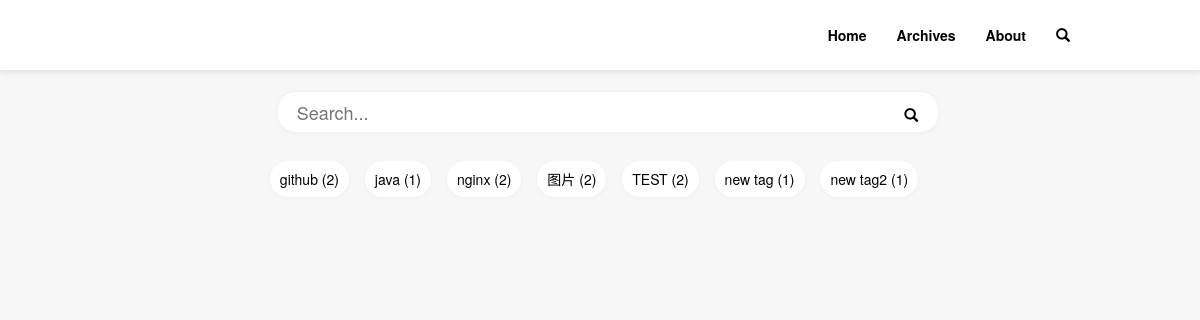
The app's page /search/, older data.
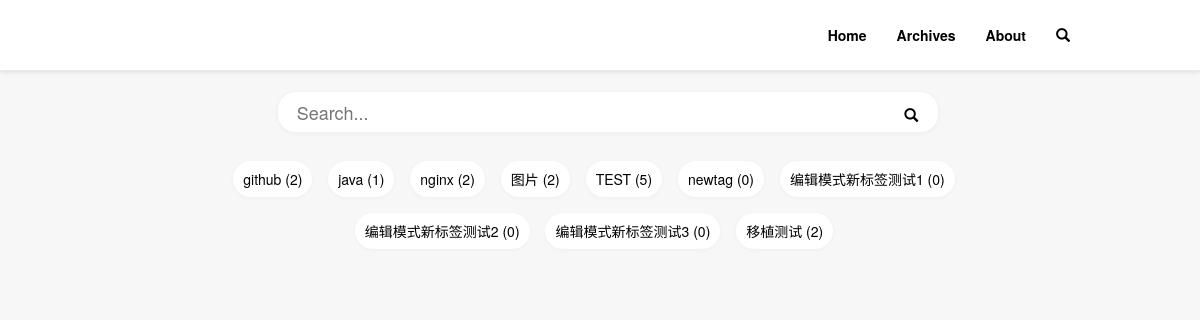
The same page, newer data.
### blog/models.py (models this page shows)
class Tags(models.Model):
    tid = models.AutoField(primary_key=True)
    tag_name = models.CharField(max_length=18)

### blog/views.py (the view)
# urls.py: path('search/', views.search, name='search'),
def search(request):
    if request.META.get('HTTP_X_PJAX', False):
        tags = models.Tags.objects.all()
        return TemplateResponse(request, 'response/blog/search_response.html', {'tags':tags})
    elif request.method == 'GET':
        tags = models.Tags.objects.all()
        return render(request, 'view/blog/search.html', {'tags':tags})

### templates/view/blog/search.html (shortened to what this page needs)
{% extends "layout/base.html" %}
{% block body %}
    <div class="search-block">
        <div class="search-box text-center">
            <input class="search-title" type="text" placeholder="Search..."/>
            <a>
                <span class="glyphicon glyphicon-search search-button" aria-hidden="true"></span>
            </a>
        </div>
        <div class="search-tag text-center">
            {% for tag in tags %}
                <a tag-name="{{ tag.tag_name }}">{{ tag.tag_name }} ({{ tag.articlestotags_set.count }})</a>
            {% endfor %}
        </div>
    </div>
{% endblock %}

### templates/layout/base.html (shortened to what this page needs)
<!DOCTYPE html>
<html lang="en">
    <head>
        <link href="/static/editor.md/css/editormd.css" type="text/css" rel="stylesheet">
        <link href="/static/css/bootstrap.css" type="text/css" rel="stylesheet">
        <link href="/static/css/base.css" type="text/css" rel="stylesheet">
        <link href="/static/css/archives.css" type="text/css" rel="stylesheet">
    </head>
    <body>
        <header class="navbar navbar-static-top header">
            <div class="container">
                <nav id="bs-navbar" class="collapse navbar-collapse" aria-expanded="false">
                    <ul class="nav navbar-nav navbar-right" style="margin-top:0;margin-bottom:0;">
                        <li>
                            <a class="home"><strong>Home</strong></a>
                        </li>
                        <li>
                            <a class="archives"><strong>Archives</strong></a>
                        </li>
                        <li>
                            <a href="#"><strong>About</strong></a>
                        </li>
                        <li>
                            <a class="search"><span class="glyphicon glyphicon-search" aria-hidden="true"></span></a>
                        </li>
                    </ul>
                </nav>
            </div>
        </header>
        <div class="container">
            <div class="row">
                <div id="container" class="col-md-offset-1 col-md-10 col-xs-12">
                {% block body %}{% endblock %}
                </div>
            </div>
        </div>
    </body>
</html>

### static/css/base.css (style rules this page uses)
body { background-color: #f7f7f7; }
.header { background-color:white; border-color: #e7e7e7; box-shadow:0 1px 5px rgba(0,0,0,.1); left:0; }
#bs-navbar ul > li > a { color:black !important; margin:25px 15px !important; padding:0 0 !important; }
#bs-navbar li strong, .search > span { cursor:pointer; }
.search-box { margin:4px 0 20px 0; }
.search-box > input { position:absolute; left:10%; top:0; width:82%; height:4.2rem; font-size:1.8rem; border:1px solid rgba(184,197,214,.2); border-radius:1.9rem; padding:0 4.5rem 0 1.9rem; -webkit-box-shadow: 0 1px 4px rgba(0,0,0,.04); box-shadow: 0 1px 4px rgba(0,0,0,.04); }
.search-block .search-box a { color:black; }
.search-button { margin-left:80%; margin-top:0; cursor:pointer; padding:12px; }
.search-tag > a { cursor:pointer; text-decoration:none; color:black; padding:0.8rem 1.0rem; margin:0.8rem 1.2rem 0.8rem 0; border-radius:18px; display:inline-block; background-color:white; -webkit-box-shadow: 0 1px 4px rgba(0,0,0,.04); box-shadow: 0 1px 4px rgba(0,0,0,.04); }

Row changes from the older to the newer data that the page shows:
removed Tags: tag_name "new tag2", articlestotags_set.count "1"
computed for Tags "TEST": articlestotags_set.count "2" → "5"
changed Tags: tag_name "new tag" → "newtag"; articlestotags_set.count "1" → "0"
added Tags: tag_name "编辑模式新标签测试1", articlestotags_set.count "0"
added Tags: tag_name "编辑模式新标签测试2", articlestotags_set.count "0"
added Tags: tag_name "编辑模式新标签测试3", articlestotags_set.count "0"
added Tags: tag_name "移植测试", articlestotags_set.count "2"
